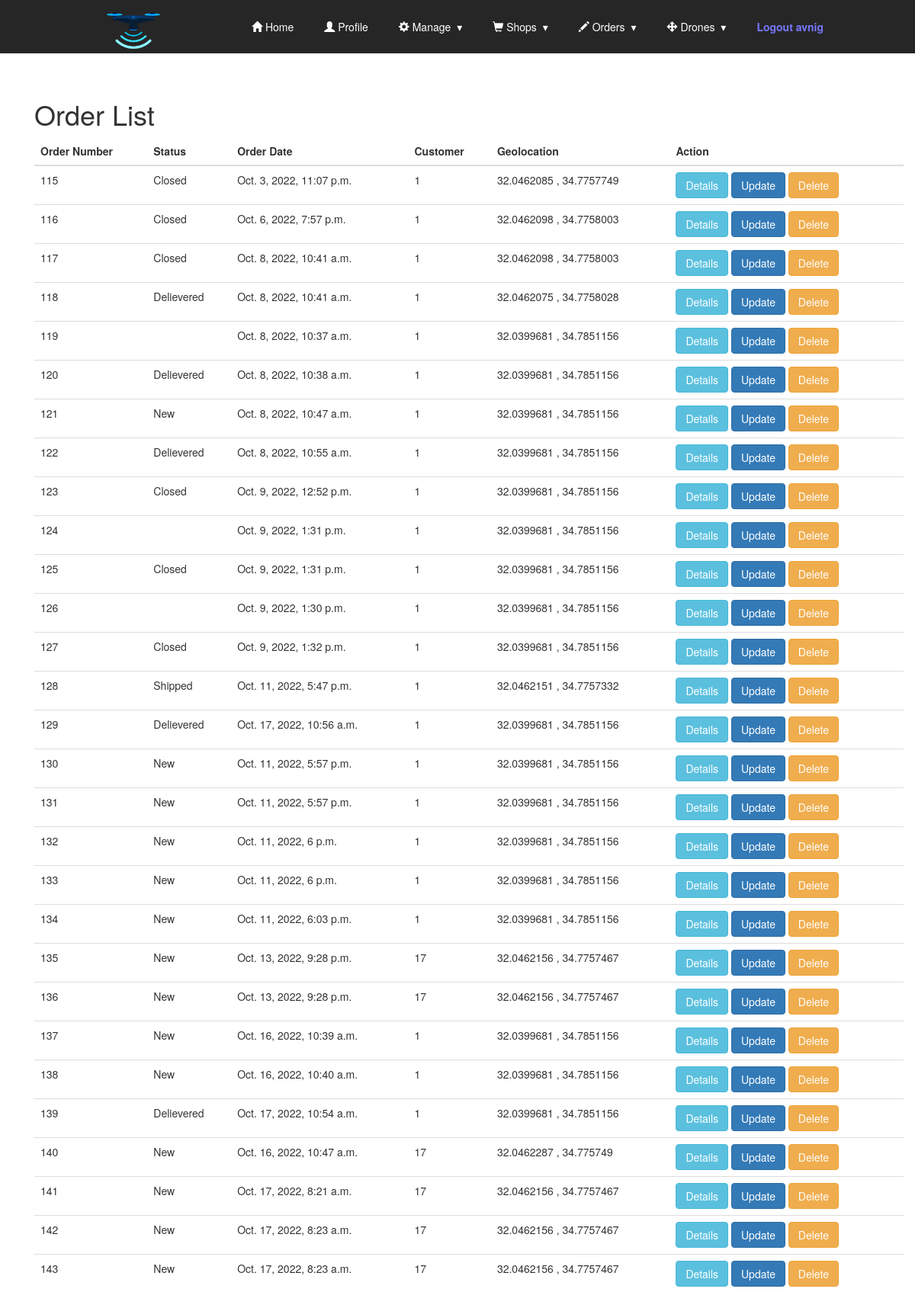
The page /orders/order_list (signed in) on the database as committed earlier.
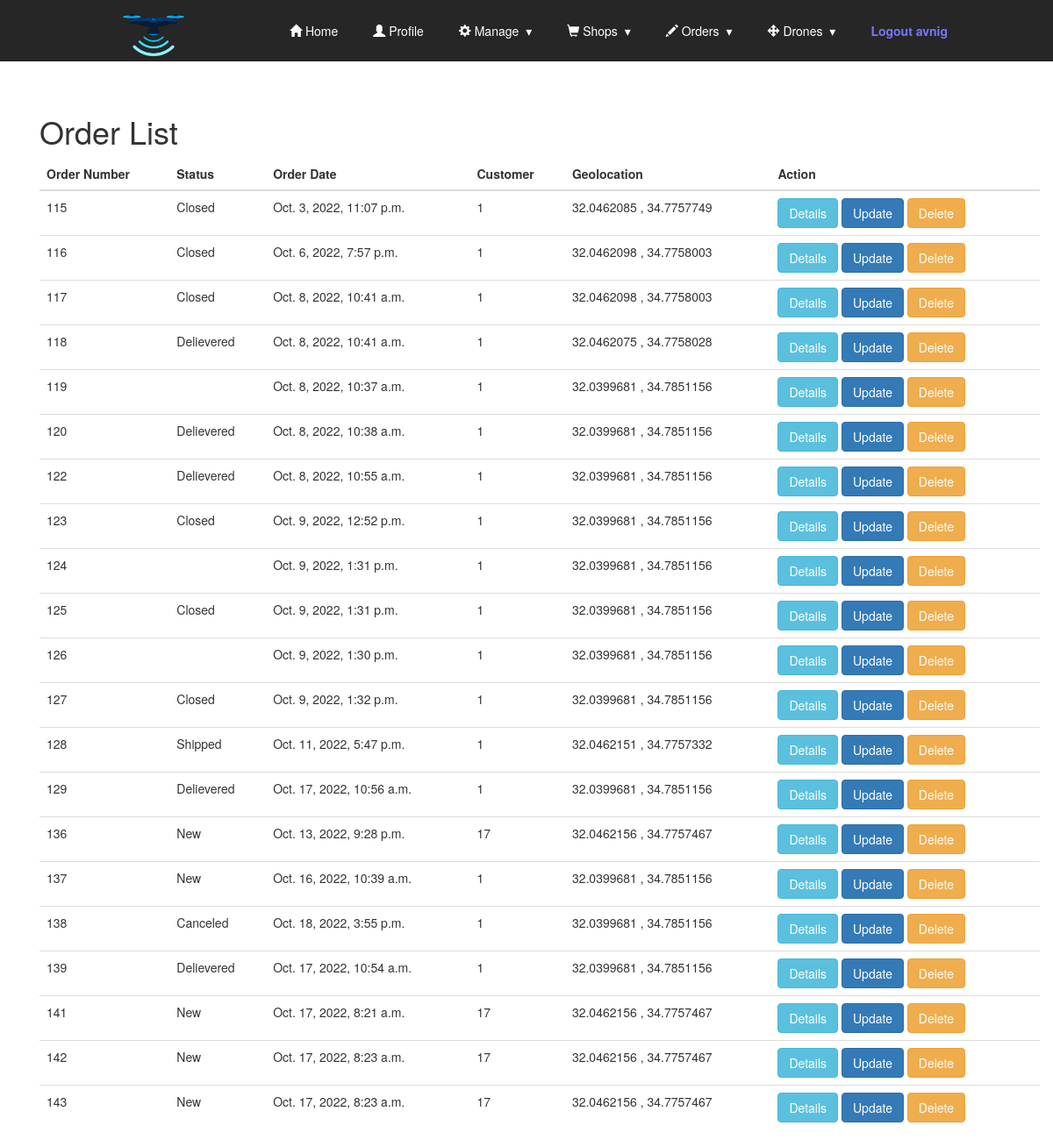
The same page on the database as committed later.
### orders/models.py (models this page shows, shortened)
class SoftDeletionModel(models.Model):
    deleted_at = models.DateTimeField(blank=True, null=True)
    objects = SoftDeletionManager()
    all_objects = SoftDeletionManager(alive_only=False)
    class Meta:
        abstract = True

class Order(SoftDeletionModel):
    OrderStatus = (
        ('New',1),          # A new order which was not yet attended
        ('Processing',3),   # An order that is being prepared for shipping
        ('Shipped',4),      # An order which is on its way with a drone
        ('Delievered',5),   # An order which the consumer accepted with the app
        ('Closed',6),       # An order after delievered
        ('Canceled',7),     # Softly deleted order / canceled
    )
    customer = models.IntegerField()
    order_date = models.DateTimeField(auto_now=True)
    status = models.CharField(max_length = 10, choices = OrderStatus, default = 1)
    shop = models.ForeignKey(Shop,on_delete=models.DO_NOTHING)
    drone = models.ForeignKey(Drone,on_delete=models.DO_NOTHING,null=True)
    total_price = models.FloatField(default=0)
    total_weight = models.FloatField(default=0)
    lat_location = models.FloatField(default=0)
    long_location = models.FloatField(default=0)

### orders/views.py (the view)
# urls.py: path('order_list',OrderListView.as_view(),name='order_list'),
@method_decorator(login_required, name='dispatch')
class OrderListView(ListView):
    model = Order
    context_object_name = 'order_list'
    template_name = 'orders/order_list.html'

### orders/models.py (called while the page is built)
    def get_queryset(self):
        if self.alive_only:
            return SoftDeletionQuerySet(self.model).filter(deleted_at=None)
        return SoftDeletionQuerySet(self.model)

### orders/templates/orders/order_list.html
<!DOCTYPE html>
{% extends "base.html" %}
{% load static %}
{% block content %}
<div class="container">
<br><br>
  <h1>Order List</h1>
<table class="table">
  <thead>
    <th>Order Number</th>
    <th>Status</th>
    <th>Order Date</th>
    <th>Customer</th>
    <th>Geolocation</th>
    <th>Action</th>
  </thead>
  <tbody>
  {% for order in object_list %}
    <tr class="default">
      <td>{{ order.id }}</td>
      <td>{{ order.status }}</td>
      <td>{{ order.order_date }}</td>
      <td>{{order.customer}}</td>
      <td>{{order.lat_location}} , {{order.long_location}}</td>
      <td>
        <a href="order/{{order.id}}/detail"><button type="button" class="btn btn-info">Details</button></a>
        <a href="{% url 'orders:order_update' order.id %}"><button type="button" class="btn btn-primary">Update</button></a>
        <a href="{% url 'orders:order_delete' order.id %}"><button type="button" class="btn btn-warning">Delete</button></a>
      </td>
    </tr>
  {% endfor %}
</tbody>
</table>
</div>
{% endblock %}

Rows that differ between the two databases and show on the page:
no longer on this page (row edited): Order: id "121", status "New", order_date "Oct. 8, 2022, 10:47 a.m.", customer "1", lat_location "32.0399681", long_location "34.7851156"
no longer on this page (row edited): Order: id "130", status "New", order_date "Oct. 11, 2022, 5:57 p.m.", customer "1", lat_location "32.0399681", long_location "34.7851156"
no longer on this page (row edited): Order: id "131", status "New", order_date "Oct. 11, 2022, 5:57 p.m.", customer "1", lat_location "32.0399681", long_location "34.7851156"
no longer on this page (row edited): Order: id "132", status "New", order_date "Oct. 11, 2022, 6 p.m.", customer "1", lat_location "32.0399681", long_location "34.7851156"
no longer on this page (row edited): Order: id "133", status "New", order_date "Oct. 11, 2022, 6 p.m.", customer "1", lat_location "32.0399681", long_location "34.7851156"
no longer on this page (row edited): Order: id "134", status "New", order_date "Oct. 11, 2022, 6:03 p.m.", customer "1", lat_location "32.0399681", long_location "34.7851156"
no longer on this page (row edited): Order: id "135", status "New", order_date "Oct. 13, 2022, 9:28 p.m.", customer "17", lat_location "32.0462156", long_location "34.7757467"
no longer on this page (row edited): Order: id "140", status "New", order_date "Oct. 16, 2022, 10:47 a.m.", customer "17", lat_location "32.0462287", long_location "34.775749"
changed Order id 138: status "New" → "Canceled"; order_date "Oct. 16, 2022, 10:40 a.m." → "Oct. 18, 2022, 3:55 p.m."
